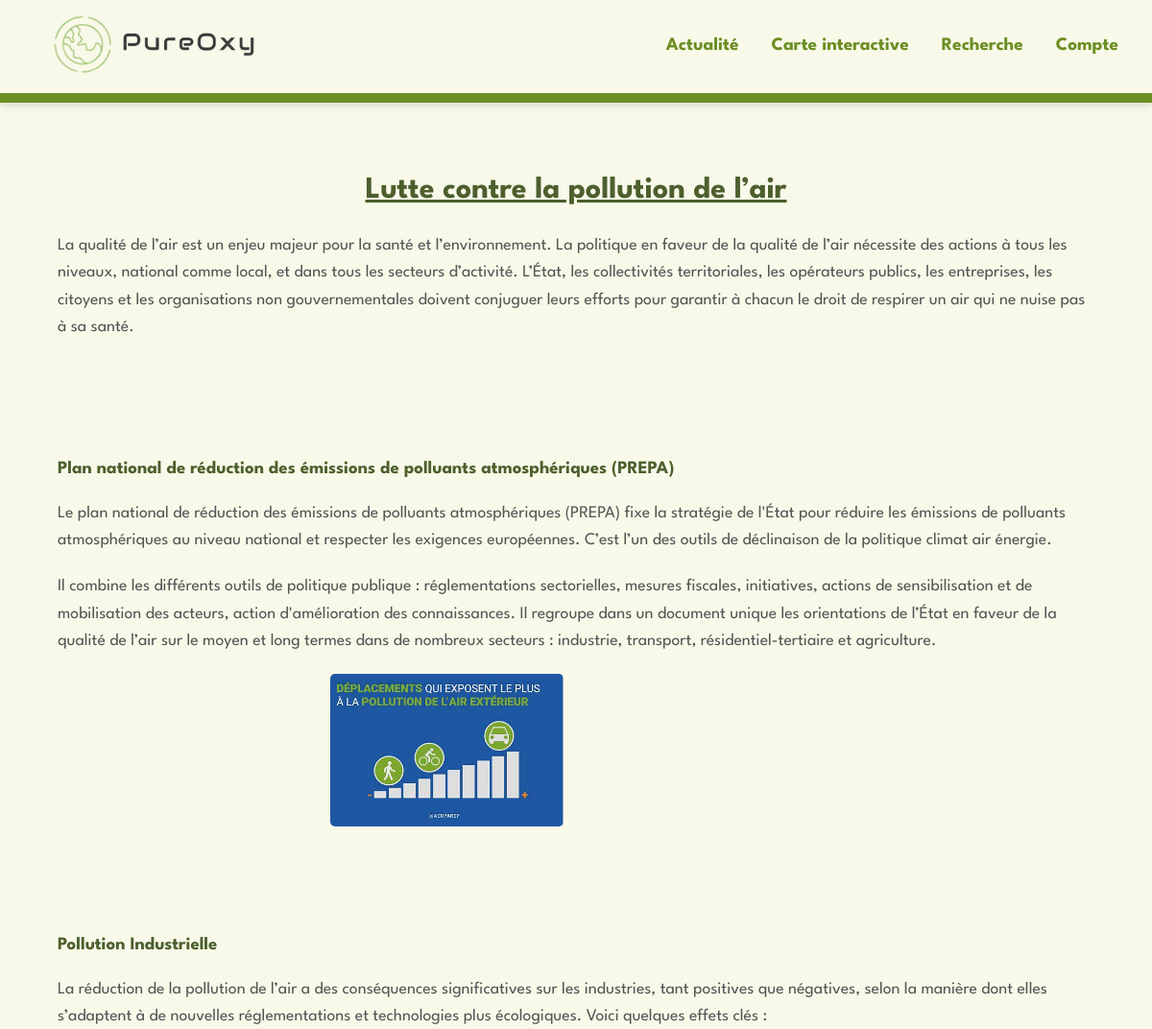
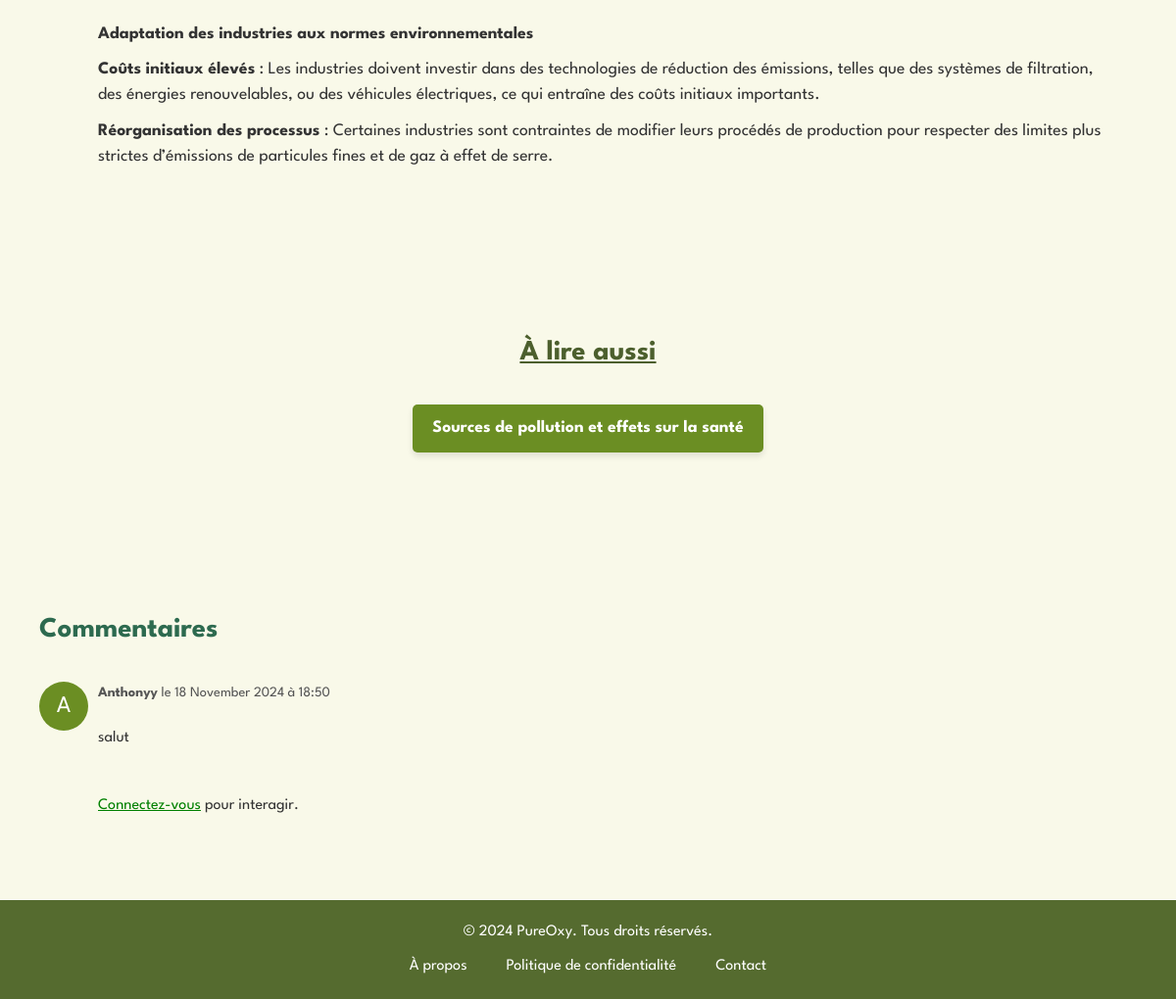
Page /fonctionnalites/lutte_pollution.php on the committed database (2 pictures, top to bottom).
### tables this page shows
CREATE TABLE IF NOT EXISTS `commentaire` (
  `id` int NOT NULL AUTO_INCREMENT,
  `user_id` int NOT NULL,
  `page` varchar(255) NOT NULL,
  `parent_id` int DEFAULT NULL,
  `content` text NOT NULL,
  `likes` int DEFAULT '0',
  `created_at` datetime DEFAULT CURRENT_TIMESTAMP,
  PRIMARY KEY (`id`),
  KEY `user_id` (`user_id`),
  KEY `parent_id` (`parent_id`)
);

CREATE TABLE IF NOT EXISTS `users` (
  `id` int NOT NULL AUTO_INCREMENT,
  `username` varchar(50) NOT NULL,
  `password` varchar(255) NOT NULL,
  `created_at` timestamp NULL DEFAULT CURRENT_TIMESTAMP,
  `profile_picture` varchar(255) DEFAULT '../images/user.png',
  `email` varchar(255) NOT NULL,
  PRIMARY KEY (`id`),
  UNIQUE KEY `username` (`username`)
);

### fonctionnalites/commentaires.php (the view, shortened to what this page needs)
<?php
require '../bd/bd.php';
$csrf_token = $_SESSION['csrf_token'];
if (isset($_GET['ville'])) {
    $ville = $_GET['ville'];
    $page = 'details.php?ville=' . $ville;
} else {
    $page = basename($_SERVER['PHP_SELF']);
}
class Commentaire {
    public function __construct($data) {
        $this->id = $data['id'];
        $this->username = $data['username'];
        $this->content = $data['content'];
        $this->created_at = $data['created_at'];
    }
}
function getComments($page, $parent_id = null) {
    global $conn;
    $comments = [];
    $sql = "SELECT c.*, u.username
            FROM commentaire c
            INNER JOIN users u ON c.user_id = u.id
            WHERE c.page = ? AND ";
    if (is_null($parent_id)) {
        $sql .= "c.parent_id IS NULL ";
    } else {
        $sql .= "c.parent_id = ? ";
    }
    $sql .= "ORDER BY c.created_at ASC";
    $stmt = $conn->prepare($sql);
    if (is_null($parent_id)) {
        $stmt->bind_param("s", $page);
    } else {
        $stmt->bind_param("si", $page, $parent_id);
    }
    $stmt->execute();
    $result = $stmt->get_result();
    while ($row = $result->fetch_assoc()) {
        $comment = new Commentaire($row);
        $comment->replies = getComments($page, $comment->id);
        $comments[] = $comment;
    }
    return $comments;
}
function displayComments($comments) {
    global $csrf_token, $conn;
    foreach ($comments as $comment) {
        echo '<li id="comment-' . htmlspecialchars($comment->id, ENT_QUOTES, 'UTF-8') . '">';
        echo '<div class="comment-avatar">' . htmlspecialchars(substr($comment->username, 0, 1), ENT_QUOTES, 'UTF-8') . '</div>';
        echo '<div class="comment-content">';
        echo '<div class="comment-details">';
        $formatted_date = date('d F Y à H:i', strtotime($comment->created_at));
        echo '<strong>' . htmlspecialchars($comment->username, ENT_QUOTES, 'UTF-8') . '</strong> le ' . htmlspecialchars($formatted_date, ENT_QUOTES, 'UTF-8');
        echo '</div>';
        echo '<p>' . nl2br(htmlspecialchars($comment->content, ENT_QUOTES, 'UTF-8')) . '</p>';
        echo '<div class="comment-actions">';
        if (isset($_SESSION['user_id'])) {
            $stmt_like = $conn->prepare("SELECT * FROM likes WHERE user_id = ? AND comment_id = ?");
            $stmt_like->bind_param("ii", $_SESSION['user_id'], $comment->id);
            $stmt_like->execute();
            $result_like = $stmt_like->get_result();
            if ($result_like->num_rows == 0) {
                echo '<form method="post" class="like-form" data-comment-id="' . htmlspecialchars($comment->id, ENT_QUOTES, 'UTF-8') . '">';
                echo '<input type="hidden" name="csrf_token" value="' . htmlspecialchars($csrf_token, ENT_QUOTES, 'UTF-8') . '">';
                echo '<button type="submit"><i class="fas fa-thumbs-up"></i> J\'aime (<span class="like-count">' . htmlspecialchars($comment->likes, ENT_QUOTES, 'UTF-8') . '</span>)</button>';
                echo '</form>';
            } else {
                echo '<form method="post" class="unlike-form" data-comment-id="' . htmlspecialchars($comment->id, ENT_QUOTES, 'UTF-8') . '">';
                echo '<input type="hidden" name="csrf_token" value="' . htmlspecialchars($csrf_token, ENT_QUOTES, 'UTF-8') . '">';
                echo '<button type="submit"><i class="fas fa-thumbs-down"></i> Je n\'aime plus (<span class="like-count">' . htmlspecialchars($comment->likes, ENT_QUOTES, 'UTF-8') . '</span>)</button>';
                echo '</form>';
            }
            echo '<button class="reply-button" data-comment-id="' . htmlspecialchars($comment->id, ENT_QUOTES, 'UTF-8') . '"><i class="fas fa-reply"></i> Répondre</button>';
            if ($comment->user_id == $_SESSION['user_id']) {
                echo '<button class="delete-comment-button" data-comment-id="' . htmlspecialchars($comment->id, ENT_QUOTES, 'UTF-8') . '"><i class="fas fa-trash-alt"></i> Supprimer</button>';
            }
        } else {
            echo '<p><a href="../pages/compte.php">Connectez-vous</a> pour interagir.</p>';
        }
        echo '</div>';
        echo '</div>';
        echo '</li>';
    }
}
?>
<div class="comment-section">
    <h3>Commentaires</h3>
    <?php
    $comments = getComments($page);
    if (!empty($comments)) {
        echo '<ul class="comments">';
        displayComments($comments);
        echo '</ul>';
    } else {
        echo '<p>Soyez le premier à commenter cette page !</p>';
    }
    ?>
</div>

### styles/base.css (style rules this page uses)
body { font-family: 'League Spartan', sans-serif; background-color: #f9f9e9; color: #7A8B6B; margin: 0; padding: 0; line-height: 1.6; font-size: 16px; }
html, body { height: 100%; margin: 0; }
ul, li { list-style: none; }
a { color: green; }

### styles/includes.css (style rules this page uses)
body, html { min-height: 100%; display: flex; flex-direction: column; }

### styles/commentaire.css (style rules this page uses)
.comment-section { font-family: "League Spartan", sans-serif; margin-top: 40px; padding: 20px; border-radius: 8px; }
.comment-section h3 { font-family: "League Spartan", sans-serif; font-size: 1.8em; margin-bottom: 20px; color: #2d6a4f; }
.comments, .replies { list-style: none; padding: 0; }
.comments li, .replies li { border-bottom: 1px solid #ccc; padding: 10px 0; position: relative; }
.comments li:last-child, .replies li:last-child { border-bottom: none; }
.comment-content { margin-left: 60px; border-radius: 2px; }
.comment-avatar { position: absolute; left: 0; top: 10px; width: 50px; height: 50px; border-radius: 25px; background-color: #6b8e23; text-align: center; line-height: 50px; color: #fff; font-size: 1.5em; }
.comment-details { margin-bottom: 5px; font-size: 0.9em; color: #555; }
.comment-content { display: flex; flex-direction: column; gap: 1px; }

### styles/boutons.css (style rules this page uses)
.comment-actions { margin-top: 10px; display: flex; align-items: center; gap: 10px; }

### rows in the picture
commentaire: user.username "A", user.username "Anthonyy", created_at "18 November 2024 à 18:50", content "salut"
